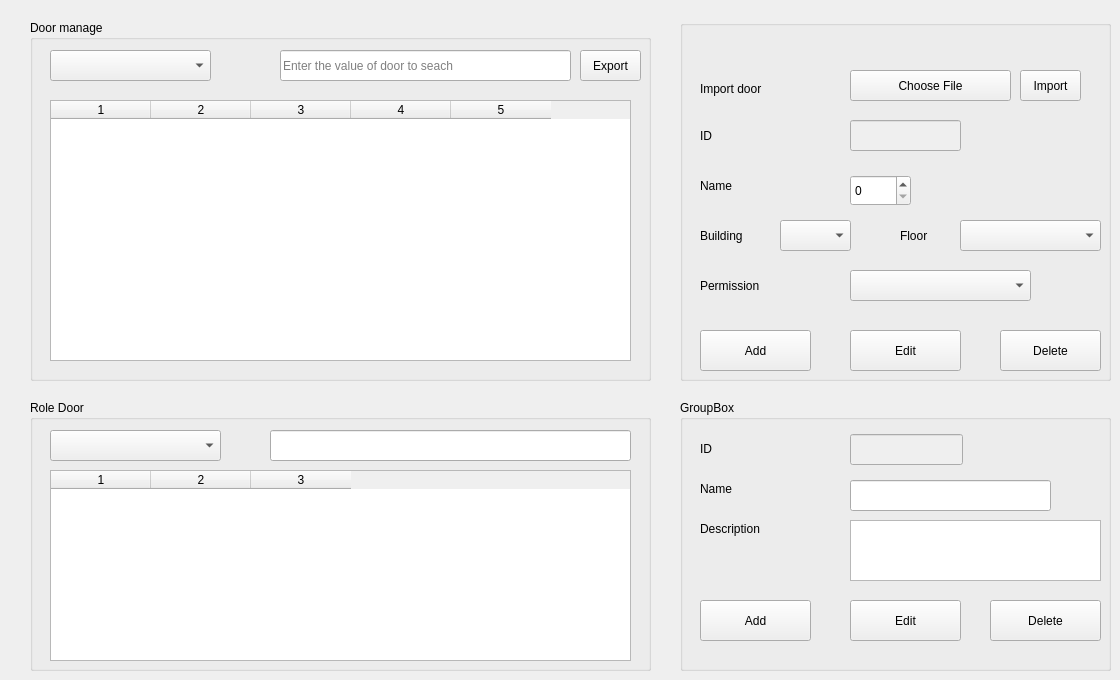
         <widget class="QWidget" name="tab_42">
          <attribute name="title">
           <string>Page</string>
          </attribute>
          <widget class="QGroupBox" name="groupBox_table_floor_2">
           <property name="geometry">
            <rect>
             <x>30</x>
             <y>20</y>
             <width>621</width>
             <height>361</height>
            </rect>
           </property>
           <property name="title">
            <string>Door manage</string>
           </property>
           <widget class="QComboBox" name="comboBox_search_door">
            <property name="geometry">
             <rect>
              <x>20</x>
              <y>30</y>
              <width>161</width>
              <height>31</height>
             </rect>
            </property>
           </widget>
           <widget class="QLineEdit" name="lineEdit_search_door">
            <property name="geometry">
             <rect>
              <x>250</x>
              <y>30</y>
              <width>291</width>
              <height>31</height>
             </rect>
            </property>
            <property name="placeholderText">
             <string>Enter the value of door to seach</string>
            </property>
           </widget>
           <widget class="QTableWidget" name="tableWidget_door">
            <property name="geometry">
             <rect>
              <x>20</x>
              <y>80</y>
              <width>581</width>
              <height>261</height>
             </rect>
            </property>
            <property name="columnCount">
             <number>5</number>
            </property>
            <column/>
            <column/>
            <column/>
            <column/>
            <column/>
           </widget>
           <widget class="QPushButton" name="pushButton_export_door">
            <property name="geometry">
             <rect>
              <x>550</x>
              <y>30</y>
              <width>61</width>
              <height>31</height>
             </rect>
            </property>
            <property name="text">
             <string>Export</string>
            </property>
           </widget>
          </widget>
          <widget class="QGroupBox" name="groupBox_floor_edit_2">
           <property name="geometry">
            <rect>
             <x>680</x>
             <y>20</y>
             <width>431</width>
             <height>361</height>
            </rect>
           </property>
           <property name="title">
            <string/>
           </property>
           <widget class="QLabel" name="label_175">
            <property name="geometry">
             <rect>
              <x>20</x>
              <y>100</y>
              <width>81</width>
              <height>31</height>
             </rect>
            </property>
            <property name="text">
             <string>ID</string>
            </property>
           </widget>
           <widget class="QLineEdit" name="lineEdit_id_door">
            <property name="enabled">
             <bool>false</bool>
            </property>
            <property name="geometry">
             <rect>
              <x>170</x>
              <y>100</y>
              <width>111</width>
              <height>31</height>
             </rect>
            </property>
           </widget>
           <widget class="QLabel" name="label_176">
            <property name="geometry">
             <rect>
              <x>20</x>
              <y>150</y>
              <width>81</width>
              <height>31</height>
             </rect>
            </property>
            <property name="text">
             <string>Name</string>
            </property>
           </widget>
           <widget class="QLabel" name="label_177">
            <property name="geometry">
             <rect>
              <x>220</x>
              <y>200</y>
              <width>51</width>
              <height>31</height>
             </rect>
            </property>
            <property name="text">
             <string>Floor</string>
            </property>
           </widget>
           <widget class="QLabel" name="label_178">
            <property name="geometry">
             <rect>
              <x>20</x>
              <y>250</y>
              <width>131</width>
              <height>31</height>
             </rect>
            </property>
            <property name="text">
             <string>Permission</string>
            </property>
           </widget>
           <widget class="QPushButton" name="pushButton_add_door">
            <property name="geometry">
             <rect>
              <x>20</x>
              <y>310</y>
              <width>111</width>
              <height>41</height>
             </rect>
            </property>
            <property name="text">
             <string>Add</string>
            </property>
           </widget>
           <widget class="QPushButton" name="pushButton_edit_door">
            <property name="geometry">
             <rect>
              <x>170</x>
              <y>310</y>
              <width>111</width>
              <height>41</height>
             </rect>
            </property>
            <property name="text">
             <string>Edit</string>
            </property>
           </widget>
           <widget class="QPushButton" name="pushButton_delete_door">
            <property name="geometry">
             <rect>
              <x>320</x>
              <y>310</y>
              <width>101</width>
              <height>41</height>
             </rect>
            </property>
            <property name="text">
             <string>Delete</string>
            </property>
           </widget>
           <widget class="QComboBox" name="comboBox_door_permission">
            <property name="geometry">
             <rect>
              <x>170</x>
              <y>250</y>
              <width>181</width>
              <height>31</height>
             </rect>
            </property>
           </widget>
           <widget class="QComboBox" name="comboBox_door_manage_floor">
            <property name="geometry">
             <rect>
              <x>280</x>
              <y>200</y>
              <width>141</width>
              <height>31</height>
             </rect>
            </property>
           </widget>
           <widget class="QLabel" name="label_179">
            <property name="geometry">
             <rect>
              <x>20</x>
              <y>60</y>
              <width>91</width>
              <height>17</height>
             </rect>
            </property>
            <property name="text">
             <string>Import door</string>
            </property>
           </widget>
           <widget class="QPushButton" name="pushButton_select_file_door">
            <property name="geometry">
             <rect>
              <x>170</x>
              <y>50</y>
              <width>161</width>
              <height>31</height>
             </rect>
            </property>
            <property name="text">
             <string>Choose File</string>
            </property>
           </widget>
           <widget class="QPushButton" name="pushButton_import_file_door">
            <property name="geometry">
             <rect>
              <x>340</x>
              <y>50</y>
              <width>61</width>
              <height>31</height>
             </rect>
            </property>
            <property name="text">
             <string>Import</string>
            </property>
           </widget>
           <widget class="QSpinBox" name="spinBox_name_door">
            <property name="geometry">
             <rect>
              <x>170</x>
              <y>155</y>
              <width>61</width>
              <height>31</height>
             </rect>
            </property>
            <property name="maximum">
             <number>10000</number>
            </property>
           </widget>
           <widget class="QComboBox" name="comboBox_door_manage_building">
            <property name="geometry">
             <rect>
              <x>100</x>
              <y>200</y>
              <width>71</width>
              <height>31</height>
             </rect>
            </property>
           </widget>
           <widget class="QLabel" name="label_180">
            <property name="geometry">
             <rect>
              <x>20</x>
              <y>200</y>
              <width>61</width>
              <height>31</height>
             </rect>
            </property>
            <property name="text">
             <string>Building</string>
            </property>
           </widget>
          </widget>
          <widget class="QGroupBox" name="groupBox_role_door_table">
           <property name="geometry">
            <rect>
             <x>30</x>
             <y>400</y>
             <width>621</width>
             <height>271</height>
            </rect>
           </property>
           <property name="title">
            <string>Role Door</string>
           </property>
           <widget class="QComboBox" name="comboBox_search_role_door">
            <property name="geometry">
             <rect>
              <x>20</x>
              <y>30</y>
              <width>171</width>
              <height>31</height>
             </rect>
            </property>
           </widget>
           <widget class="QLineEdit" name="lineEdit_search_role_door">
            <property name="geometry">
             <rect>
              <x>240</x>
              <y>30</y>
              <width>361</width>
              <height>31</height>
             </rect>
            </property>
           </widget>
           <widget class="QTableWidget" name="tableWidget_role_door">
            <property name="geometry">
             <rect>
              <x>20</x>
              <y>70</y>
              <width>581</width>
              <height>191</height>
             </rect>
            </property>
            <property name="columnCount">
             <number>3</number>
            </property>
            <column/>
            <column/>
            <column/>
           </widget>
          </widget>
          <widget class="QGroupBox" name="groupBox_role_door_form">
           <property name="geometry">
            <rect>
             <x>680</x>
             <y>400</y>
             <width>431</width>
             <height>271</height>
            </rect>
           </property>
           <property name="title">
            <string>GroupBox</string>
           </property>
           <widget class="QLabel" name="label_181">
            <property name="geometry">
             <rect>
              <x>20</x>
              <y>40</y>
              <width>67</width>
              <height>17</height>
             </rect>
            </property>
            <property name="text">
             <string>ID</string>
            </property>
           </widget>
           <widget class="QLabel" name="label_182">
            <property name="geometry">
             <rect>
              <x>20</x>
              <y>80</y>
              <width>67</width>
              <height>17</height>
             </rect>
            </property>
            <property name="text">
             <string>Name</string>
            </property>
           </widget>
           <widget class="QLabel" name="label_183">
            <property name="geometry">
             <rect>
              <x>20</x>
              <y>120</y>
              <width>91</width>
              <height>17</height>
             </rect>
            </property>
            <property name="text">
             <string>Description</string>
            </property>
           </widget>
           <widget class="QPushButton" name="pushButton_role_door_add">
            <property name="geometry">
             <rect>
              <x>20</x>
              <y>200</y>
              <width>111</width>
              <height>41</height>
             </rect>
            </property>
            <property name="text">
             <string>Add</string>
            </property>
           </widget>
           <widget class="QPushButton" name="pushButton_role_door_edit">
            <property name="geometry">
             <rect>
              <x>170</x>
              <y>200</y>
              <width>111</width>
              <height>41</height>
             </rect>
            </property>
            <property name="text">
             <string>Edit</string>
            </property>
           </widget>
           <widget class="QPushButton" name="pushButton_role_door_delete">
            <property name="geometry">
             <rect>
              <x>310</x>
              <y>200</y>
              <width>111</width>
              <height>41</height>
             </rect>
            </property>
            <property name="text">
             <string>Delete</string>
            </property>
           </widget>
           <widget class="QLineEdit" name="lineEdit_role_door_id">
            <property name="enabled">
             <bool>false</bool>
            </property>
            <property name="geometry">
             <rect>
              <x>170</x>
              <y>34</y>
              <width>113</width>
              <height>31</height>
             </rect>
            </property>
           </widget>
           <widget class="QLineEdit" name="lineEdit_role_door_name">
            <property name="geometry">
             <rect>
              <x>170</x>
              <y>80</y>
              <width>201</width>
              <height>31</height>
             </rect>
            </property>
           </widget>
           <widget class="QTextEdit" name="textEdit_role_door_description">
            <property name="geometry">
             <rect>
              <x>170</x>
              <y>120</y>
              <width>251</width>
              <height>61</height>
             </rect>
            </property>
           </widget>
          </widget>
         </widget>
